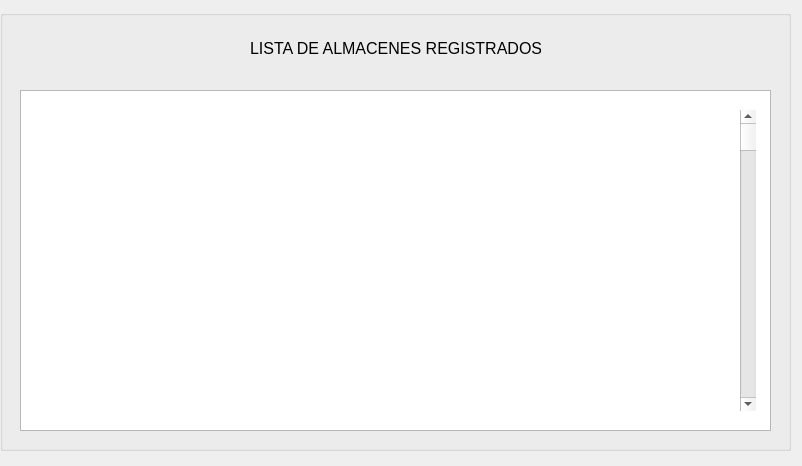
<?xml version="1.0" encoding="UTF-8"?>
<ui version="4.0">
 <class>mostrarAlmacenesGui</class>
 <widget class="QWidget" name="mostrarAlmacenesGui">
  <property name="geometry">
   <rect>
    <x>0</x>
    <y>0</y>
    <width>802</width>
    <height>466</height>
   </rect>
  </property>
  <property name="windowTitle">
   <string>Form</string>
  </property>
  <widget class="QGroupBox" name="groupBox">
   <property name="geometry">
    <rect>
     <x>0</x>
     <y>10</y>
     <width>791</width>
     <height>441</height>
    </rect>
   </property>
   <property name="title">
    <string/>
   </property>
   <widget class="QTableView" name="listaAlmacenesRegistradosTableView">
    <property name="geometry">
     <rect>
      <x>20</x>
      <y>80</y>
      <width>751</width>
      <height>341</height>
     </rect>
    </property>
   </widget>
   <widget class="QScrollBar" name="verticalScrollBar">
    <property name="geometry">
     <rect>
      <x>740</x>
      <y>100</y>
      <width>16</width>
      <height>301</height>
     </rect>
    </property>
    <property name="orientation">
     <enum>Qt::Vertical</enum>
    </property>
   </widget>
   <widget class="QLabel" name="label">
    <property name="geometry">
     <rect>
      <x>250</x>
      <y>30</y>
      <width>291</width>
      <height>16</height>
     </rect>
    </property>
    <property name="font">
     <font>
      <pointsize>12</pointsize>
     </font>
    </property>
    <property name="text">
     <string>LISTA DE ALMACENES REGISTRADOS</string>
    </property>
   </widget>
  </widget>
 </widget>
 <resources/>
 <connections/>
</ui>
